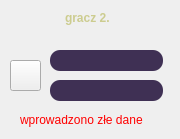
         <widget class="QWidget" name="player2of2_login_stacked">
          <widget class="QLabel" name="label_7">
           <property name="geometry">
            <rect>
             <x>65</x>
             <y>10</y>
             <width>58</width>
             <height>16</height>
            </rect>
           </property>
           <property name="font">
            <font>
             <italic>false</italic>
             <bold>true</bold>
            </font>
           </property>
           <property name="styleSheet">
            <string notr="true">QLabel{
	
	color: rgb(204, 204, 143);
}</string>
           </property>
           <property name="text">
            <string>gracz 2.</string>
           </property>
          </widget>
          <widget class="QLabel" name="player_icon_label_5">
           <property name="geometry">
            <rect>
             <x>10</x>
             <y>5</y>
             <width>41</width>
             <height>31</height>
            </rect>
           </property>
           <property name="styleSheet">
            <string notr="true">QLabel {
	
	image: url(:/newPrefix/images/gamer.png);
}</string>
           </property>
           <property name="text">
            <string/>
           </property>
          </widget>
          <widget class="QLineEdit" name="p2of2_pass">
           <property name="geometry">
            <rect>
             <x>50</x>
             <y>80</y>
             <width>113</width>
             <height>21</height>
            </rect>
           </property>
           <property name="styleSheet">
            <string notr="true">QLineEdit {
	border-radius: 10px;
	color: white;
	background-color: rgb(63, 48, 84);
lineedit-password-character: 9679;
}</string>
           </property>
          </widget>
          <widget class="QLineEdit" name="p2of2_login">
           <property name="geometry">
            <rect>
             <x>50</x>
             <y>50</y>
             <width>113</width>
             <height>21</height>
            </rect>
           </property>
           <property name="styleSheet">
            <string notr="true">QLineEdit {
	border-radius: 10px;
	color: white;
	background-color: rgb(63, 48, 84);
}</string>
           </property>
          </widget>
          <widget class="QLabel" name="wrong_cred_label_2of2">
           <property name="geometry">
            <rect>
             <x>20</x>
             <y>110</y>
             <width>151</width>
             <height>20</height>
            </rect>
           </property>
           <property name="styleSheet">
            <string notr="true">QLabel {
	color:red;
}</string>
           </property>
           <property name="text">
            <string>wprowadzono złe dane</string>
           </property>
          </widget>
          <widget class="QPushButton" name="p2of2_login_button">
           <property name="geometry">
            <rect>
             <x>10</x>
             <y>60</y>
             <width>31</width>
             <height>31</height>
            </rect>
           </property>
           <property name="styleSheet">
            <string notr="true">QPushButton{
	
	image: url(:/newPrefix/images/edit.png);
}</string>
           </property>
           <property name="text">
            <string/>
           </property>
          </widget>
         </widget>
